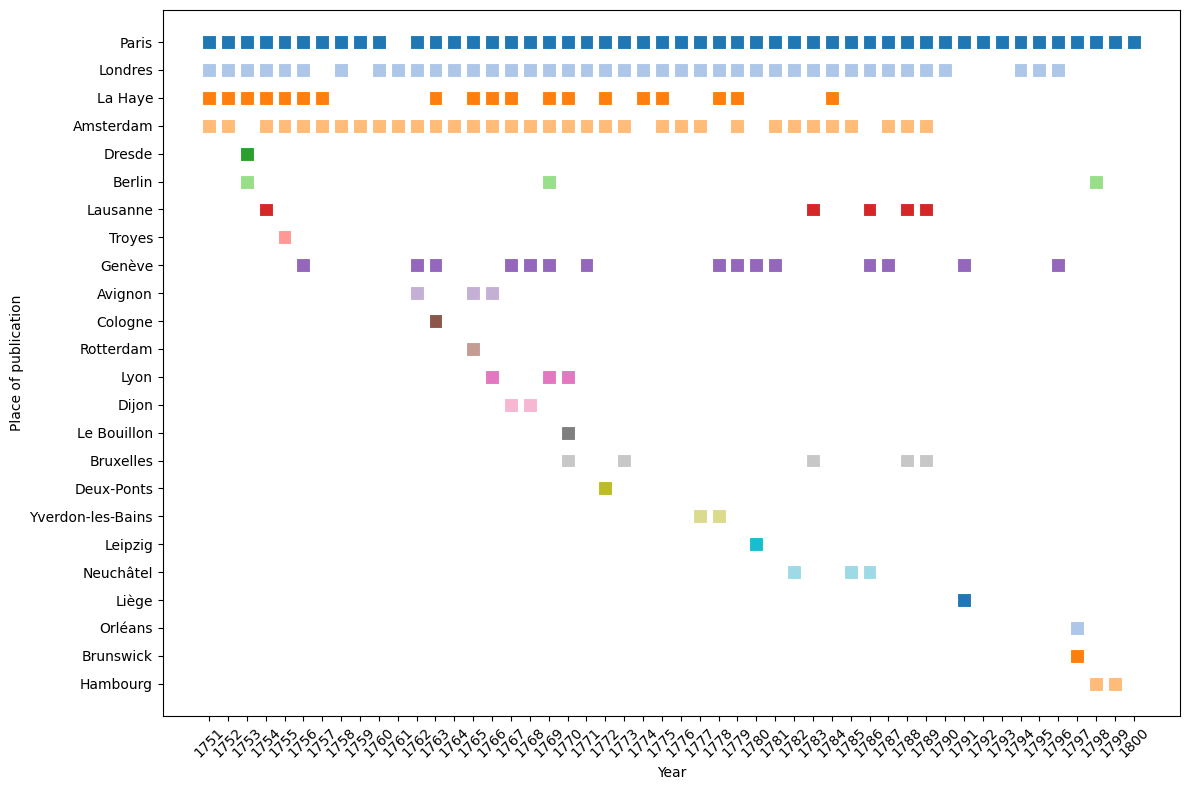

Generate this figure with Python:
import pandas as pd
from SPARQLWrapper import SPARQLWrapper, JSON
import matplotlib.pyplot as plt
import seaborn as sns

# SPARQL-Endpunkt definieren
sparql_endpoint = "https://query.mimotext.uni-trier.de/proxy/wdqs/bigdata/namespace/wdq/sparql"
sparql = SPARQLWrapper(sparql_endpoint)

# SPARQL-Query
query = """
PREFIX wd:<http://data.mimotext.uni-trier.de/entity/>
PREFIX wdt:<http://data.mimotext.uni-trier.de/prop/direct/> 
Select ?year ?placelabel(count(*) as ?countyear) 
   WHERE{
   ?item wdt:P10 ?place.
   ?place rdfs:label ?placelabel .
   ?item wdt:P9 ?date .
   FILTER(lang(?placelabel) = "fr")
   BIND(str(year(?date)) as ?year)
   SERVICE wikibase:label {bd:serviceParam wikibase:language "{AUTO_LANGUAGE}","fr" .}
  }

GROUP BY ?year ?placelabel
having (?countyear > 1)
ORDER BY asc(?year) desc(?placelabel)
"""

# SPARQL-Query ausführen
sparql.setQuery(query)
sparql.setReturnFormat(JSON)
results = sparql.query().convert()

# Ergebnisse in ein Pandas DataFrame umwandeln
data = []
for result in results["results"]["bindings"]:
    year = result["year"]["value"]
    placelabel = result["placelabel"]["value"]
    data.append({"year": year, "placelabel": placelabel})

df = pd.DataFrame(data)

# Daten visualisieren
plt.figure(figsize=(12, 8))
sns.scatterplot(data=df, x="year", y="placelabel", hue="placelabel", marker='s', s=100, legend=None, palette="tab20")

#plt.title("Publikationsorte pro Jahr")
plt.xlabel("Year")
plt.ylabel("Place of publication")
plt.xticks(rotation=45)
plt.tight_layout()

# Save the plot with high resolution
plt.savefig('places_of_publication.png', dpi=300)
plt.show()
